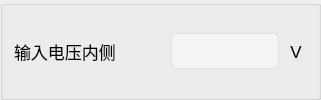
        <widget class="QGroupBox" name="groupBox_9">
         <property name="title">
          <string/>
         </property>
         <layout class="QHBoxLayout" name="horizontalLayout_17" stretch="7,5,1">
          <item>
           <widget class="QLabel" name="label_33">
            <property name="minimumSize">
             <size>
              <width>119</width>
              <height>31</height>
             </size>
            </property>
            <property name="font">
             <font>
              <pointsize>13</pointsize>
             </font>
            </property>
            <property name="text">
             <string>输入电压内侧</string>
            </property>
            <property name="alignment">
             <set>Qt::AlignLeading|Qt::AlignLeft|Qt::AlignVCenter</set>
            </property>
           </widget>
          </item>
          <item>
           <widget class="QLineEdit" name="l0">
            <property name="enabled">
             <bool>false</bool>
            </property>
            <property name="minimumSize">
             <size>
              <width>0</width>
              <height>31</height>
             </size>
            </property>
            <property name="styleSheet">
             <string notr="true">QLineEdit {
    /* 苹果风格的数据展示LineEdit */
    border: 1px solid #D0D0D0;                  /* 浅灰色边框，模仿macOS的细边框 */
    border-radius: 6px;                         /* 圆角，符合macOS设计 */
    padding: 8px 12px;                         /* 内边距，提供舒适的阅读空间 */
    background-color: #FFFFFF;                 /* 白色背景 */
    color: #333333;                            /* 深灰色文字，提高可读性 */
    font-family: &quot;SF Pro Text&quot;, &quot;Helvetica Neue&quot;, &quot;Lucida Grande&quot;, sans-serif; /* macOS系统字体栈 */
    font-size: 14px;                           /* 默认字体大小 */
    selection-background-color: #007AFF;       /* 选中文本高亮色 (macOS蓝色) */
    selection-color: #FFFFFF;                  /* 选中文本颜色 (白色) */

    /* 只读状态下的特殊样式 */
    /* 注意：Qt中通常使用 setReadOnly(true) 来实现只读，但QSS可以定义其外观 */
}

/* 当LineEdit获得焦点时 (对于数据展示框，如果不需要焦点效果，可以省略或弱化) */
QLineEdit:focus {
    border: 1px solid #007AFF;                 /* 获得焦点时边框变为蓝色 */
    /* 如果作为纯展示框，也可以移除焦点边框变化 */
    /* border: 1px solid #D0D0D0; */
}

/* 禁用状态下的样式 (如果用于展示不可变数据) */
QLineEdit:disabled {
    background-color: #F5F5F7;                 /* macOS禁用元素背景色 */
    color: #333333;                            /* 禁用文字颜色 */
    border: 1px solid #E0E0E0;                 /* 禁用边框颜色 */
}</string>
            </property>
            <property name="text">
             <string/>
            </property>
            <property name="readOnly">
             <bool>true</bool>
            </property>
           </widget>
          </item>
          <item>
           <widget class="QLabel" name="label_34">
            <property name="minimumSize">
             <size>
              <width>0</width>
              <height>31</height>
             </size>
            </property>
            <property name="font">
             <font>
              <pointsize>13</pointsize>
             </font>
            </property>
            <property name="text">
             <string>V</string>
            </property>
            <property name="alignment">
             <set>Qt::AlignCenter</set>
            </property>
           </widget>
          </item>
         </layout>
        </widget>
